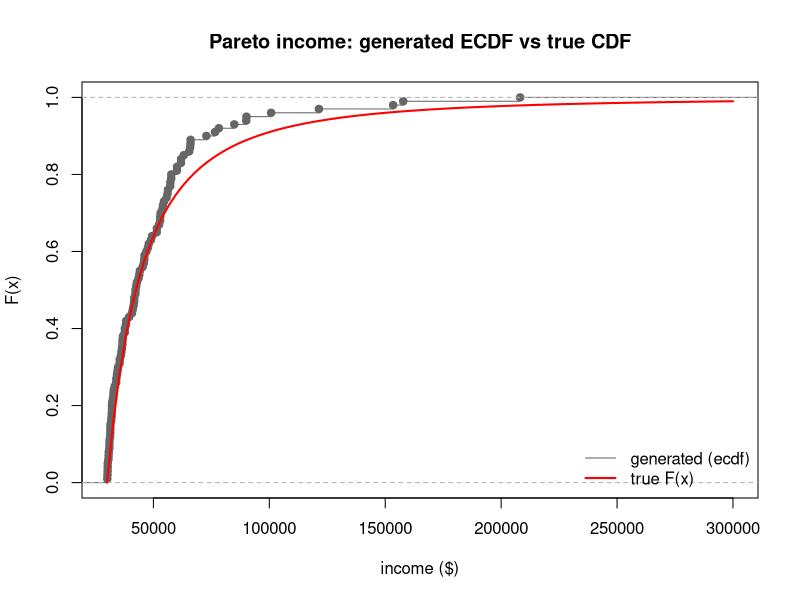
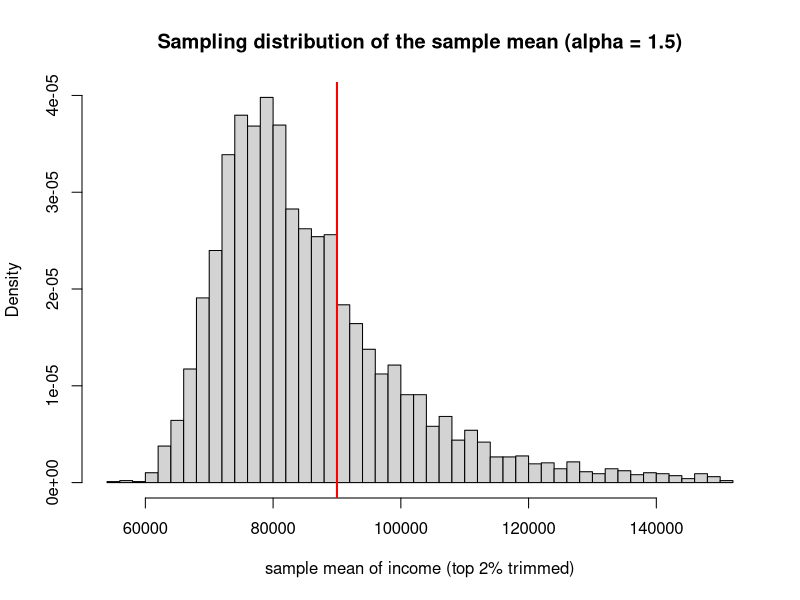

The R script that drew these images, in order:
## ---- chunk 1
#| label: setup-pareto
set.seed(3504)

## Inverse-CDF sampler for Pareto(xm, alpha)
## CDF:  F(x) = 1 - (xm/x)^alpha,  x >= xm
## Solve u = F(x)  ->  x = xm / (1 - u)^(1/alpha)
rpareto <- function(n, xm, alpha) {
  u <- runif(n)
  xm / (1 - u)^(1 / alpha)
}

## True CDF, for checking the sampler
ppareto <- function(x, xm, alpha) ifelse(x < xm, 0, 1 - (xm / x)^alpha)
## ---- chunk 2
#| label: fig-ecdf-check
#| fig-cap: "Empirical CDF of 100 simulated Pareto incomes (grey steps) against the true Pareto CDF (red). The close agreement confirms the inverse-transform sampler is correct."
#| fig-alt: "A grey step function rising from the 30000 floor toward 1, closely tracking a smooth red curve labelled as the true CDF."
xm    <- 30000   # income floor (scale parameter)
alpha <- 2       # tail index (smaller alpha = heavier tail = more inequality)

income <- rpareto(100, xm, alpha)

plot(ecdf(income), xlim = c(xm, 3e5), col = "grey40",
     main = "Pareto income: generated ECDF vs true CDF",
     xlab = "income ($)", ylab = "F(x)")
curve(ppareto(x, xm, alpha), add = TRUE, col = "red", lwd = 2)
legend("bottomright", c("generated (ecdf)", "true F(x)"),
       col = c("grey40", "red"), lwd = c(1, 2), bty = "n")
## ---- chunk 3
#| label: fig-sampling-dist
#| fig-cap: "Sampling distribution of the sample mean for Pareto(30000, 1.5) with n = 200, over 5000 replications (top 2% trimmed for legibility). The red line marks the true mean of 90000. Instead of a symmetric bell, the distribution is strongly right-skewed."
#| fig-alt: "A strongly right-skewed histogram of sample means with a long tail to the right. A red vertical line at 90000 sits to the right of the histogram's peak, not at its center."
alpha_h   <- 1.5
n         <- 200
reps      <- 5000
true_mean <- alpha_h * xm / (alpha_h - 1)   # = 90000

means <- replicate(reps, mean(rpareto(n, xm, alpha_h)))

## Trim the top 2% only so the long tail does not swamp the plot
m_plot <- means[means <= quantile(means, 0.98)]
hist(m_plot, breaks = 40, probability = TRUE,
     main = "Sampling distribution of the sample mean (alpha = 1.5)",
     xlab = "sample mean of income (top 2% trimmed)")
abline(v = true_mean, col = "red", lwd = 2)
## ---- chunk 4
#| label: coverage
covered <- replicate(reps, {
  x  <- rpareto(n, xm, alpha_h)
  ci <- mean(x) + c(-1, 1) * 1.96 * sd(x) / sqrt(n)
  ci[1] <= true_mean & true_mean <= ci[2]
})

mean(covered)   # nominal coverage is 0.95
## ---- chunk 5
#| label: pareto-8020
inc <- rpareto(1e5, xm, alpha = log(5) / log(4))
cut <- quantile(inc, 0.80)                 # the 80th percentile threshold
sum(inc[inc >= cut]) / sum(inc)            # share of income held by the top 20%
